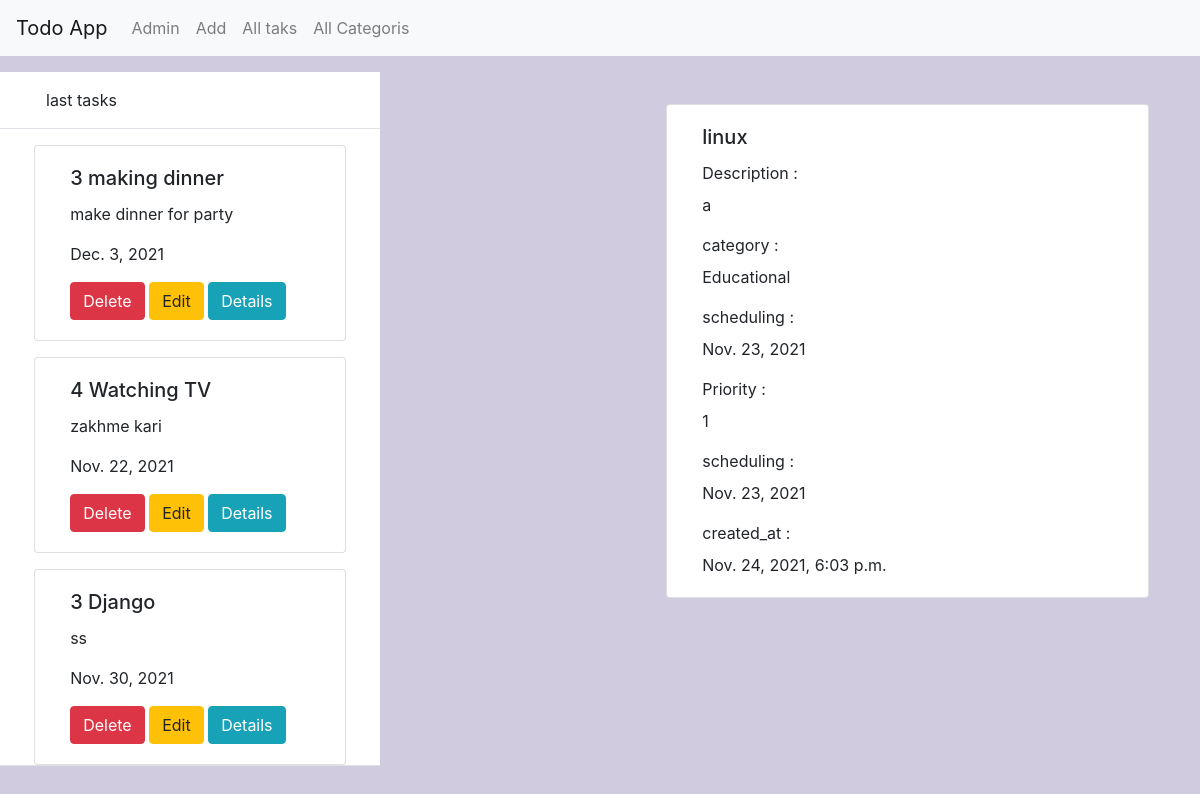
The page /todo_detail/1/ on the database its author committed.
### todoapp/models.py (models this page shows, shortened)
class Todo(models.Model):
    category = models.ForeignKey(Category , on_delete = CASCADE)
    title = models.CharField(max_length=255)
    description = models.TextField()
    priority = models.IntegerField()
    created_at = models.DateTimeField(auto_now_add=True,null=True)
    Scheduling = models.DateField(default=date.today)

class Category(models.Model):
    category_name = models.CharField(max_length=100 , unique=True )
    def __str__(self) -> str:
        return self.category_name

### todoapp/views.py (the view)
# urls.py: path('todo_detail/<int:id>/',details , name='todo_detail'),
def details(request,id):
    obj = Todo.objects.get(id=id)
    last3 = Todo.objects.all().order_by('-id')[:3]
    mydictionary = {
        "title" : obj.title,
        "description" : obj.description,
        "category" : obj.category,
        "priority" : obj.priority,
        "created_at" : obj.created_at,
        "scheduling" : obj.Scheduling,
        "id" : obj.id,
        'alltodos' :  obj,
        'todo' : last3
    }
    return render(request,'todoapp/todo_detail.html',context=mydictionary)

### templates/todoapp/todo_detail.html (shortened to what this page needs)
{% extends 'base.html' %}
{% block content %}
<div class="row">
    <div class="col-md-10" style="margin:0 auto;">
        <div class="card container-fluid" style="margin-top: 1rem;">
            <div class="card-body">
              <h5 class="card-title">{{title}} </h5>
              <label >Description : </label>
              <p class="card-text">{{description}}</p>
              <label >category : </label>
              <p class="card-text">{{category}}</p>
              <label >scheduling : </label>
              <p class="card-text" >{{scheduling}}</p>
              <label for="priority">Priority : </label>
              <p class="card-text">{{priority}}</p>
              <label for="priority">scheduling : </label>
              <p class="card-text">{{scheduling}}</p>
              <label for="priority">created_at :  </label>
              <p class="card-text">{{created_at}}</p>
            </div>
          </div>
    </div>
</div>
{% endblock %}

### templates/base.html (shortened to what this page needs)
{% load static %}
<!doctype html>
<html lang="en">
<head>
  <link rel="stylesheet" href="https://stackpath.bootstrapcdn.com/bootstrap/4.4.1/css/bootstrap.min.css"
>
  <link rel= "stylesheet" href=" {% static 'todoapp/style.css' %} "
  <title>{% block title %}{% endblock %}</title>
</head>
<body style="max-width: 100%;overflow-x: hidden;" class="mb-2">
{% include 'nav.html' %}
<div class="row mt-5">
<div class="col-md-6 " style="margin:0 auto;">
  <div class="d-flex flex-column align-items-stretch flex-shrink-0 bg-white" style="width: 380px;">
    <div href="" class="d-flex align-items-center flex-shrink-0 p-3 link-dark text-decoration-none border-bottom">
      <svg class="bi me-2" width="30" height="24"><use xlink:href="#bootstrap"></use></svg>
      <span>last tasks</span>
    </div>
    <div class="list-group list-group-flush border-bottom scrollarea">
      {% for item in todo %}
      <div class="row">
        <div class="col-md-10" style="margin:0 auto;">
            <div class="card container-fluid" style="margin-top: 1rem;">
                <div class="card-body">
                  <h5 class="card-title">{{item.priority}} {{item.title}}</h5>
                  <p class="card-text">{{item.description}}</p>
                   <p class="card-text">{{item.Scheduling}}</p>
                  <a href="/delete/{{item.id}}" class="btn btn-danger">Delete</a>
                  <a href="/edit/{{item.id}}" class="btn btn-warning">Edit</a>
                  <a href="{% url 'todo_detail' item.pk %}" class="btn btn-info">Details</a>
                </div>
              </div>
        </div>
      </div>
      {% endfor %}
    </div>
  </div>
</div>
<div class="col-md-6 mt-3" style="margin:0 auto;">
{% block content %}
{% endblock %}
</div>
</div>
</body>
</html>

### static/todoapp/style.css (style rules this page uses)
body { background-color: rgb(209, 203, 223)!important; }

### rows shown on the page
Todo: priority "3", title "making dinner", description "make dinner for party", Scheduling "Dec. 3, 2021"
Todo: priority "4", title "Watching TV", description "zakhme kari", Scheduling "Nov. 22, 2021"
Todo: priority "3", title "Django", description "ss", Scheduling "Nov. 30, 2021"
Todo: title "linux", Scheduling "Nov. 23, 2021", created_at "Nov. 24, 2021, 6:03 p.m."
Category: category_name "Educational"

### other values the page prints
{{ description }} "a"
{{ priority }} "1"
